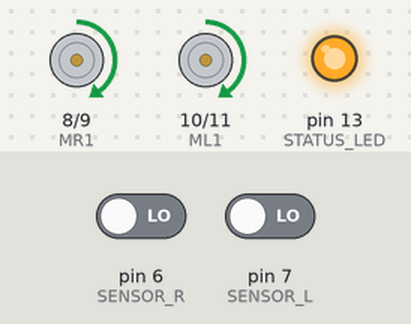
A sketch run on a simulated Arduino Nano, built with avr-gcc and run on an emulated ATmega328P. On the bench: motor-driver pin pairs drawn as motors (green arrow = first pin HIGH = forward, orange = second pin HIGH = backward, longer = more drive, scaled by the enable pin), output pins drawn as LEDs (lit = HIGH). Inputs (shaded band) come from the test bench; at power-on: pin 6 (SENSOR_R) LOW, pin 7 (SENSOR_L) LOW.

Above: at 6.2 s.
6.3 s: pin 6 (SENSOR_R) driven HIGH
At 7.3 s:
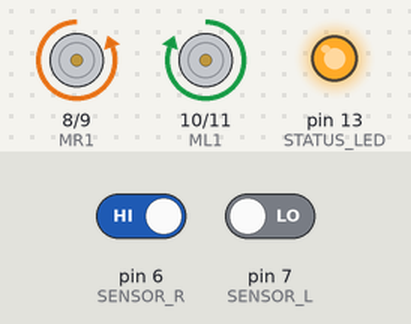
7.8 s: pin 7 (SENSOR_L) driven HIGH
At 8.6 s:
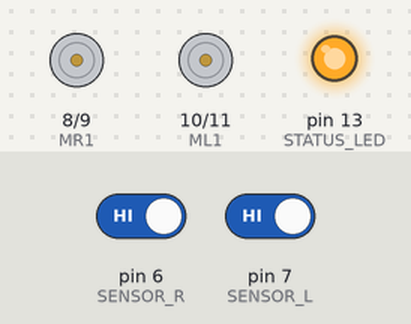
9.3 s: pin 6 (SENSOR_R) driven LOW
At 9.6 s:
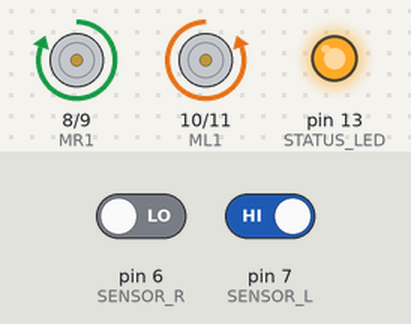
10.8 s: pin 6 (SENSOR_R) driven HIGH
At 12.0 s:
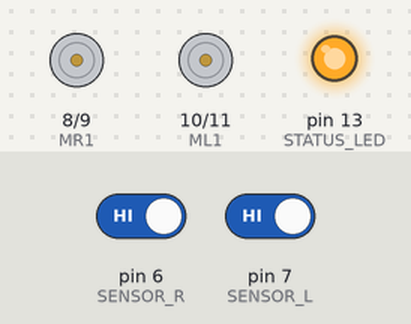
12.3 s: pin 7 (SENSOR_L) driven LOW
At 13.0 s:
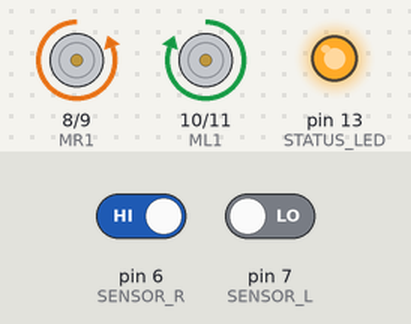
Timing chart, 0 to 14.8 s (numbered marks = the images above; inputs shaded):
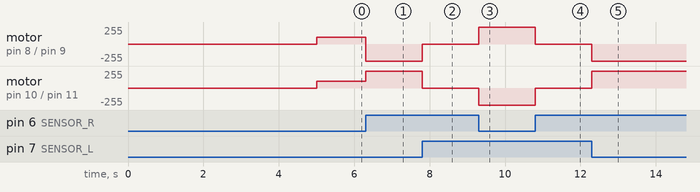

The sketch:

Arduino-SmartLineTracker.ino
```cpp
// (licence header left out)
// DEPENDENCIES
#include <Arduino.h>

// HARDWARE CONFIGURATION
// ======================
// Motor Control Pins
const int MR1 = 8;      // Right motor forward
const int MR2 = 9;      // Right motor reverse
const int ML1 = 10;     // Left motor forward
const int ML2 = 11;     // Left motor reverse

// Sensor Interface
const int SENSOR_R = 6; // Right IR sensor (LOW=line detected)
const int SENSOR_L = 7; // Left IR sensor (LOW=line detected)

// PWM Control
const int ENR = 3;      // Right motor speed (PWM)
const int ENL = 5;      // Left motor speed (PWM)

// SYSTEM PARAMETERS
// =================
const int STATUS_LED = 13;    // System status indicator
const int BASE_SPEED = 100;   // Normal operation speed (0-255)
const int TURN_SPEED = 255;   // Maximum turning speed
const int TURN_DURATION = 20; // Turning maneuver time (ms)

// GLOBAL VARIABLES
// ================
bool sensorStateR = LOW;      // Right sensor reading
bool sensorStateL = LOW;      // Left sensor reading

void setup() {
  // Initialize motor control pins
  pinMode(MR1, OUTPUT);
  pinMode(MR2, OUTPUT);
  pinMode(ML1, OUTPUT);
  pinMode(ML2, OUTPUT);

  // Configure sensor inputs
  pinMode(SENSOR_R, INPUT);
  pinMode(SENSOR_L, INPUT);

  // System status indicator
  pinMode(STATUS_LED, OUTPUT);
  digitalWrite(STATUS_LED, HIGH); // Show initialization complete

  // Safety delay before movement
  delay(5000); // Allow time for positioning robot
}

void loop() {
  updateSensorReadings();
  executeLineFollowingLogic();
}

// SENSOR MANAGEMENT
// =================
void updateSensorReadings() {
  sensorStateR = digitalRead(SENSOR_R);
  sensorStateL = digitalRead(SENSOR_L);
}

// DECISION MAKING
// ===============
void executeLineFollowingLogic() {
  if (sensorsBothActive()) {
    emergencyStop();
  } else if (rightSensorActive()) {
    executeRightTurn();
  } else if (leftSensorActive()) {
    executeLeftTurn();
  } else {
    maintainForwardMotion();
  }
}

bool sensorsBothActive() {
  return sensorStateR == HIGH && sensorStateL == HIGH;
}

bool rightSensorActive() {
  return sensorStateR == HIGH && sensorStateL == LOW;
}

bool leftSensorActive() {
  return sensorStateR == LOW && sensorStateL == HIGH;
}

// MOTION CONTROL
// ==============
void maintainForwardMotion() {
  setMotorDirection(HIGH, LOW, HIGH, LOW);
  setMotorSpeed(BASE_SPEED, BASE_SPEED);
}

void executeRightTurn() {
  setMotorDirection(LOW, HIGH, HIGH, LOW);
  setMotorSpeed(TURN_SPEED, TURN_SPEED);
  delay(TURN_DURATION);
}

void executeLeftTurn() {
  setMotorDirection(HIGH, LOW, LOW, HIGH);
  setMotorSpeed(TURN_SPEED, TURN_SPEED);
  delay(TURN_DURATION);
}

void emergencyStop() {
  setMotorSpeed(0, 0);
}

// LOW-LEVEL MOTOR CONTROL
// =======================
/**
 * @brief Sets motor directions
 * @param r1 Right motor forward (HIGH/LOW)
 * @param r2 Right motor reverse (HIGH/LOW)
 * @param l1 Left motor forward (HIGH/LOW)
 * @param l2 Left motor reverse (HIGH/LOW)
 */
void setMotorDirection(bool r1, bool r2, bool l1, bool l2) {
  digitalWrite(MR1, r1);
  digitalWrite(MR2, r2);
  digitalWrite(ML1, l1);
  digitalWrite(ML2, l2);
}

/**
 * @brief Sets motor speeds using PWM
 * @param rightSpeed Right motor speed (0-255)
 * @param leftSpeed Left motor speed (0-255)
 */
void setMotorSpeed(int rightSpeed, int leftSpeed) {
  analogWrite(ENR, rightSpeed);
  analogWrite(ENL, leftSpeed);
}

/*
 * MIT License
 *
 * Copyright (c) [2025] [Mirza_TURKYILMAZ]
 *
 * Permission is hereby granted... [Full license text]
 */
```

Measured:
- after the input at 6.3 s, motor on pin 8 (MR1) / pin 9 (MR2): forward 100/255 → backward 255/255 at once; motor on pin 10 (ML1) / pin 11 (ML2): forward 100/255 → forward 255/255 at once
- after the input at 7.8 s, motor on pin 8 (MR1) / pin 9 (MR2): backward 255/255 → stopped at once; motor on pin 10 (ML1) / pin 11 (ML2): forward 255/255 → stopped at once
- after the input at 9.3 s, motor on pin 8 (MR1) / pin 9 (MR2): stopped → forward 255/255 at once; motor on pin 10 (ML1) / pin 11 (ML2): stopped → backward 255/255 at once
- after the input at 10.8 s, motor on pin 8 (MR1) / pin 9 (MR2): forward 255/255 → stopped at once; motor on pin 10 (ML1) / pin 11 (ML2): backward 255/255 → stopped at once
- after the input at 12.3 s, motor on pin 8 (MR1) / pin 9 (MR2): stopped → backward 255/255 at once; motor on pin 10 (ML1) / pin 11 (ML2): stopped → forward 255/255 at once
